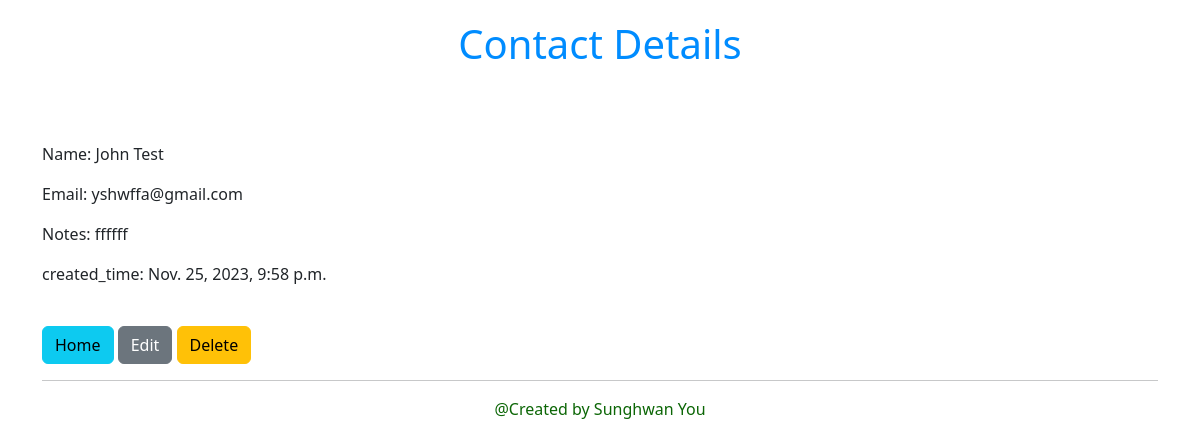
The page /contacts/4/ on the database its author committed.
### contactManagement/models.py (models this page shows, shortened)
class Contact(models.Model):
    name = models.CharField(max_length=255, unique=True)  # Name must be unique
    email = models.EmailField(unique=True)  # Email must be unique and a valid email address
    created_time = models.DateTimeField(auto_now_add=True)
    note = models.TextField(blank=True)
    class Meta:
        ordering = ['name']

### contactManagement/views.py (the view)
# urls.py: path("contacts/<int:pk>/", ContactDetailView.as_view(), name="contact_detail"),
class ContactDetailView(DetailView):
    model = Contact

### contactManagement/templates/contactManagement/contact_detail.html
{% extends "base.html" %}
{% block content %}
<div style="text-align: center; color: rgb(0, 140, 255); margin: 20px;">
    <h1 style="margin-bottom: 50px; font-weight: 300;">Contact Details</h1>
</div>
<br/>
<p>Name: {{ contact.name }}</p>
<p>Email: {{ contact.email }}</p>
<p>Notes: {{ contact.note }}</p>
<p>created_time: {{ contact.created_time }}</p>
<br>
<a class="btn btn-info" href="{% url 'contact_list' %}" role="button">Home</a>
<a class="btn btn-secondary" href="{% url 'contact_update' contact.id %}" role="button">Edit</a>
<a class="btn btn-warning" href="{% url 'contact_confirm_delete' contact.id %}" role="button">Delete</a>
{% endblock content %}

### rows shown on the page
Contact: name "John Test", email "yshwffa@gmail.com", note "ffffff", created_time "Nov. 25, 2023, 9:58 p.m."
